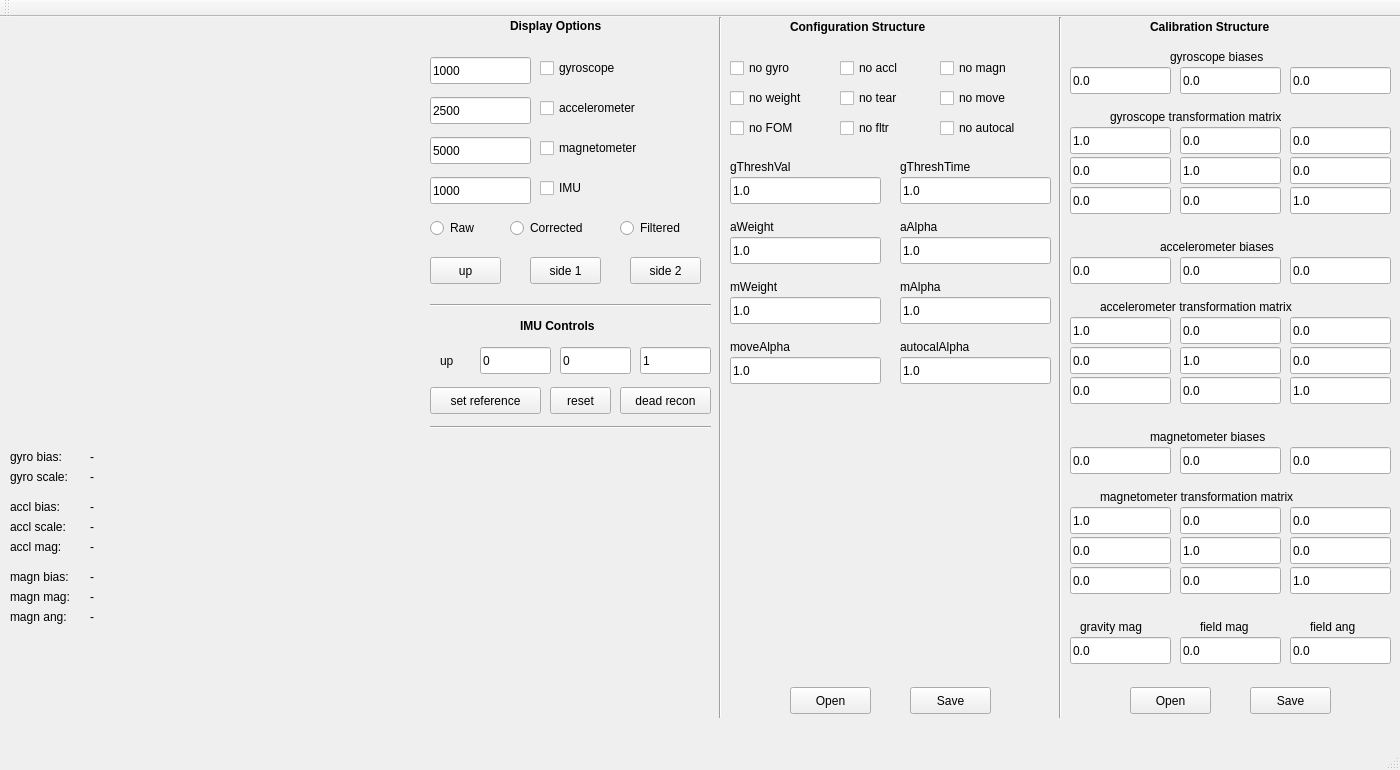
<?xml version="1.0" encoding="UTF-8"?>
<ui version="4.0">
 <class>windowGUI</class>
 <widget class="QMainWindow" name="windowGUI">
  <property name="geometry">
   <rect>
    <x>0</x>
    <y>0</y>
    <width>1400</width>
    <height>770</height>
   </rect>
  </property>
  <property name="font">
   <font>
    <weight>50</weight>
    <bold>false</bold>
   </font>
  </property>
  <property name="windowTitle">
   <string>Real Time Display Tool</string>
  </property>
  <widget class="QWidget" name="centralWidget">
   <widget class="QLineEdit" name="dispScaleGyro">
    <property name="geometry">
     <rect>
      <x>430</x>
      <y>40</y>
      <width>101</width>
      <height>27</height>
     </rect>
    </property>
    <property name="text">
     <string>1000</string>
    </property>
   </widget>
   <widget class="QLineEdit" name="dispScaleAccl">
    <property name="geometry">
     <rect>
      <x>430</x>
      <y>80</y>
      <width>101</width>
      <height>27</height>
     </rect>
    </property>
    <property name="text">
     <string>2500</string>
    </property>
   </widget>
   <widget class="QLineEdit" name="dispScaleMagn">
    <property name="geometry">
     <rect>
      <x>430</x>
      <y>120</y>
      <width>101</width>
      <height>27</height>
     </rect>
    </property>
    <property name="text">
     <string>5000</string>
    </property>
   </widget>
   <widget class="QLineEdit" name="dispScaleIMU">
    <property name="geometry">
     <rect>
      <x>430</x>
      <y>160</y>
      <width>101</width>
      <height>27</height>
     </rect>
    </property>
    <property name="text">
     <string>1000</string>
    </property>
   </widget>
   <widget class="QCheckBox" name="dispEnableGyro">
    <property name="geometry">
     <rect>
      <x>540</x>
      <y>40</y>
      <width>141</width>
      <height>22</height>
     </rect>
    </property>
    <property name="text">
     <string>gyroscope</string>
    </property>
   </widget>
   <widget class="QCheckBox" name="dispEnableAccl">
    <property name="geometry">
     <rect>
      <x>540</x>
      <y>80</y>
      <width>141</width>
      <height>22</height>
     </rect>
    </property>
    <property name="text">
     <string>accelerometer</string>
    </property>
   </widget>
   <widget class="Line" name="line_v1">
    <property name="geometry">
     <rect>
      <x>710</x>
      <y>0</y>
      <width>20</width>
      <height>701</height>
     </rect>
    </property>
    <property name="orientation">
     <enum>Qt::Vertical</enum>
    </property>
   </widget>
   <widget class="QCheckBox" name="dispEnableMagn">
    <property name="geometry">
     <rect>
      <x>540</x>
      <y>120</y>
      <width>141</width>
      <height>22</height>
     </rect>
    </property>
    <property name="text">
     <string>magnetometer</string>
    </property>
   </widget>
   <widget class="QCheckBox" name="dispEnableIMU">
    <property name="geometry">
     <rect>
      <x>540</x>
      <y>160</y>
      <width>141</width>
      <height>22</height>
     </rect>
    </property>
    <property name="text">
     <string>IMU</string>
    </property>
   </widget>
   <widget class="QLabel" name="labelDisplay">
    <property name="geometry">
     <rect>
      <x>510</x>
      <y>0</y>
      <width>121</width>
      <height>17</height>
     </rect>
    </property>
    <property name="font">
     <font>
      <weight>75</weight>
      <bold>true</bold>
     </font>
    </property>
    <property name="text">
     <string>Display Options</string>
    </property>
   </widget>
   <widget class="Line" name="line_h1">
    <property name="geometry">
     <rect>
      <x>430</x>
      <y>280</y>
      <width>281</width>
      <height>16</height>
     </rect>
    </property>
    <property name="orientation">
     <enum>Qt::Horizontal</enum>
    </property>
   </widget>
   <widget class="QLabel" name="labelControls">
    <property name="geometry">
     <rect>
      <x>520</x>
      <y>300</y>
      <width>121</width>
      <height>17</height>
     </rect>
    </property>
    <property name="font">
     <font>
      <weight>75</weight>
      <bold>true</bold>
     </font>
    </property>
    <property name="text">
     <string>IMU Controls</string>
    </property>
   </widget>
   <widget class="QCheckBox" name="noGyro">
    <property name="geometry">
     <rect>
      <x>730</x>
      <y>40</y>
      <width>97</width>
      <height>22</height>
     </rect>
    </property>
    <property name="text">
     <string>no gyro</string>
    </property>
   </widget>
   <widget class="QCheckBox" name="noAccl">
    <property name="geometry">
     <rect>
      <x>840</x>
      <y>40</y>
      <width>97</width>
      <height>22</height>
     </rect>
    </property>
    <property name="text">
     <string>no accl</string>
    </property>
   </widget>
   <widget class="QCheckBox" name="noMagn">
    <property name="geometry">
     <rect>
      <x>940</x>
      <y>40</y>
      <width>97</width>
      <height>22</height>
     </rect>
    </property>
    <property name="text">
     <string>no magn</string>
    </property>
   </widget>
   <widget class="QPushButton" name="viewUp">
    <property name="geometry">
     <rect>
      <x>430</x>
      <y>240</y>
      <width>71</width>
      <height>27</height>
     </rect>
    </property>
    <property name="text">
     <string>up</string>
    </property>
   </widget>
   <widget class="QPushButton" name="viewSide1">
    <property name="geometry">
     <rect>
      <x>530</x>
      <y>240</y>
      <width>71</width>
      <height>27</height>
     </rect>
    </property>
    <property name="text">
     <string>side 1</string>
    </property>
   </widget>
   <widget class="QPushButton" name="viewSide2">
    <property name="geometry">
     <rect>
      <x>630</x>
      <y>240</y>
      <width>71</width>
      <height>27</height>
     </rect>
    </property>
    <property name="text">
     <string>side 2</string>
    </property>
   </widget>
   <widget class="QLineEdit" name="up0">
    <property name="geometry">
     <rect>
      <x>480</x>
      <y>330</y>
      <width>71</width>
      <height>27</height>
     </rect>
    </property>
    <property name="text">
     <string>0</string>
    </property>
   </widget>
   <widget class="QLabel" name="labelUp">
    <property name="geometry">
     <rect>
      <x>440</x>
      <y>335</y>
      <width>31</width>
      <height>17</height>
     </rect>
    </property>
    <property name="font">
     <font>
      <weight>50</weight>
      <bold>false</bold>
     </font>
    </property>
    <property name="text">
     <string>up</string>
    </property>
   </widget>
   <widget class="QLineEdit" name="up1">
    <property name="geometry">
     <rect>
      <x>560</x>
      <y>330</y>
      <width>71</width>
      <height>27</height>
     </rect>
    </property>
    <property name="text">
     <string>0</string>
    </property>
   </widget>
   <widget class="QLineEdit" name="up2">
    <property name="geometry">
     <rect>
      <x>640</x>
      <y>330</y>
      <width>71</width>
      <height>27</height>
     </rect>
    </property>
    <property name="text">
     <string>1</string>
    </property>
   </widget>
   <widget class="QPushButton" name="selectReference">
    <property name="geometry">
     <rect>
      <x>430</x>
      <y>370</y>
      <width>111</width>
      <height>27</height>
     </rect>
    </property>
    <property name="text">
     <string>set reference</string>
    </property>
   </widget>
   <widget class="QPushButton" name="selectReset">
    <property name="geometry">
     <rect>
      <x>550</x>
      <y>370</y>
      <width>61</width>
      <height>27</height>
     </rect>
    </property>
    <property name="text">
     <string>reset</string>
    </property>
   </widget>
   <widget class="QPushButton" name="selectDeadRecon">
    <property name="geometry">
     <rect>
      <x>620</x>
      <y>370</y>
      <width>91</width>
      <height>27</height>
     </rect>
    </property>
    <property name="text">
     <string>dead recon</string>
    </property>
   </widget>
   <widget class="QLineEdit" name="gBias0">
    <property name="geometry">
     <rect>
      <x>1070</x>
      <y>50</y>
      <width>101</width>
      <height>27</height>
     </rect>
    </property>
    <property name="text">
     <string>0.0</string>
    </property>
   </widget>
   <widget class="QLineEdit" name="gBias1">
    <property name="geometry">
     <rect>
      <x>1180</x>
      <y>50</y>
      <width>101</width>
      <height>27</height>
     </rect>
    </property>
    <property name="text">
     <string>0.0</string>
    </property>
   </widget>
   <widget class="QLineEdit" name="gBias2">
    <property name="geometry">
     <rect>
      <x>1290</x>
      <y>50</y>
      <width>101</width>
      <height>27</height>
     </rect>
    </property>
    <property name="text">
     <string>0.0</string>
    </property>
   </widget>
   <widget class="QLineEdit" name="gMult1">
    <property name="geometry">
     <rect>
      <x>1180</x>
      <y>110</y>
      <width>101</width>
      <height>27</height>
     </rect>
    </property>
    <property name="text">
     <string>0.0</string>
    </property>
   </widget>
   <widget class="QLineEdit" name="gMult2">
    <property name="geometry">
     <rect>
      <x>1290</x>
      <y>110</y>
      <width>101</width>
      <height>27</height>
     </rect>
    </property>
    <property name="text">
     <string>0.0</string>
    </property>
   </widget>
   <widget class="QLineEdit" name="gMult0">
    <property name="geometry">
     <rect>
      <x>1070</x>
      <y>110</y>
      <width>101</width>
      <height>27</height>
     </rect>
    </property>
    <property name="text">
     <string>1.0</string>
    </property>
   </widget>
   <widget class="QLineEdit" name="gMult5">
    <property name="geometry">
     <rect>
      <x>1290</x>
      <y>140</y>
      <width>101</width>
      <height>27</height>
     </rect>
    </property>
    <property name="text">
     <string>0.0</string>
    </property>
   </widget>
   <widget class="QLineEdit" name="gMult3">
    <property name="geometry">
     <rect>
      <x>1070</x>
      <y>140</y>
      <width>101</width>
      <height>27</height>
     </rect>
    </property>
    <property name="text">
     <string>0.0</string>
    </property>
   </widget>
   <widget class="QLineEdit" name="gMult4">
    <property name="geometry">
     <rect>
      <x>1180</x>
      <y>140</y>
      <width>101</width>
      <height>27</height>
     </rect>
    </property>
    <property name="text">
     <string>1.0</string>
    </property>
   </widget>
   <widget class="QLineEdit" name="gMult8">
    <property name="geometry">
     <rect>
      <x>1290</x>
      <y>170</y>
      <width>101</width>
      <height>27</height>
     </rect>
    </property>
    <property name="text">
     <string>1.0</string>
    </property>
   </widget>
   <widget class="QLineEdit" name="gMult6">
    <property name="geometry">
     <rect>
      <x>1070</x>
      <y>170</y>
      <width>101</width>
      <height>27</height>
     </rect>
    </property>
    <property name="text">
     <string>0.0</string>
    </property>
   </widget>
   <widget class="QLineEdit" name="gMult7">
    <property name="geometry">
     <rect>
      <x>1180</x>
      <y>170</y>
      <width>101</width>
      <height>27</height>
     </rect>
    </property>
    <property name="text">
     <string>0.0</string>
    </property>
   </widget>
   <widget class="QLabel" name="labelCalib1">
    <property name="geometry">
     <rect>
      <x>1170</x>
      <y>30</y>
      <width>121</width>
      <height>20</height>
     </rect>
    </property>
    <property name="font">
     <font>
      <weight>50</weight>
      <bold>false</bold>
     </font>
    </property>
    <property name="text">
     <string>gyroscope biases</string>
    </property>
   </widget>
   <widget class="QLabel" name="labelCalib2">
    <property name="geometry">
     <rect>
      <x>1110</x>
      <y>90</y>
      <width>231</width>
      <height>20</height>
     </rect>
    </property>
    <property name="font">
     <font>
      <weight>50</weight>
      <bold>false</bold>
     </font>
    </property>
    <property name="text">
     <string>gyroscope transformation matrix</string>
    </property>
   </widget>
   <widget class="QLineEdit" name="aBias1">
    <property name="geometry">
     <rect>
      <x>1180</x>
      <y>240</y>
      <width>101</width>
      <height>27</height>
     </rect>
    </property>
    <property name="text">
     <string>0.0</string>
    </property>
   </widget>
   <widget class="QLineEdit" name="aMult2">
    <property name="geometry">
     <rect>
      <x>1290</x>
      <y>300</y>
      <width>101</width>
      <height>27</height>
     </rect>
    </property>
    <property name="text">
     <string>0.0</string>
    </property>
   </widget>
   <widget class="QLineEdit" name="aMult7">
    <property name="geometry">
     <rect>
      <x>1180</x>
      <y>360</y>
      <width>101</width>
      <height>27</height>
     </rect>
    </property>
    <property name="text">
     <string>0.0</string>
    </property>
   </widget>
   <widget class="QLineEdit" name="aMult1">
    <property name="geometry">
     <rect>
      <x>1180</x>
      <y>300</y>
      <width>101</width>
      <height>27</height>
     </rect>
    </property>
    <property name="text">
     <string>0.0</string>
    </property>
   </widget>
   <widget class="QLineEdit" name="aMult0">
    <property name="geometry">
     <rect>
      <x>1070</x>
      <y>300</y>
      <width>101</width>
      <height>27</height>
     </rect>
    </property>
    <property name="text">
     <string>1.0</string>
    </property>
   </widget>
   <widget class="QLineEdit" name="aMult3">
    <property name="geometry">
     <rect>
      <x>1070</x>
      <y>330</y>
      <width>101</width>
      <height>27</height>
     </rect>
    </property>
    <property name="text">
     <string>0.0</string>
    </property>
   </widget>
   <widget class="QLabel" name="labelCalib4">
    <property name="geometry">
     <rect>
      <x>1100</x>
      <y>280</y>
      <width>271</width>
      <height>20</height>
     </rect>
    </property>
    <property name="font">
     <font>
      <weight>50</weight>
      <bold>false</bold>
     </font>
    </property>
    <property name="text">
     <string>accelerometer transformation matrix</string>
    </property>
   </widget>
   <widget class="QLineEdit" name="aMult8">
    <property name="geometry">
     <rect>
      <x>1290</x>
      <y>360</y>
      <width>101</width>
      <height>27</height>
     </rect>
    </property>
    <property name="text">
     <string>1.0</string>
    </property>
   </widget>
   <widget class="QLineEdit" name="aBias2">
    <property name="geometry">
     <rect>
      <x>1290</x>
      <y>240</y>
      <width>101</width>
      <height>27</height>
     </rect>
    </property>
    <property name="text">
     <string>0.0</string>
    </property>
   </widget>
   <widget class="QLineEdit" name="aBias0">
    <property name="geometry">
     <rect>
      <x>1070</x>
      <y>240</y>
      <width>101</width>
      <height>27</height>
     </rect>
    </property>
    <property name="text">
     <string>0.0</string>
    </property>
   </widget>
   <widget class="QLineEdit" name="aMult5">
    <property name="geometry">
     <rect>
      <x>1290</x>
      <y>330</y>
      <width>101</width>
      <height>27</height>
     </rect>
    </property>
    <property name="text">
     <string>0.0</string>
    </property>
   </widget>
   <widget class="QLineEdit" name="aMult6">
    <property name="geometry">
     <rect>
      <x>1070</x>
      <y>360</y>
      <width>101</width>
      <height>27</height>
     </rect>
    </property>
    <property name="text">
     <string>0.0</string>
    </property>
   </widget>
   <widget class="QLabel" name="labelCalib3">
    <property name="geometry">
     <rect>
      <x>1160</x>
      <y>220</y>
      <width>161</width>
      <height>20</height>
     </rect>
    </property>
    <property name="font">
     <font>
      <weight>50</weight>
      <bold>false</bold>
     </font>
    </property>
    <property name="text">
     <string>accelerometer biases</string>
    </property>
   </widget>
   <widget class="QLineEdit" name="aMult4">
    <property name="geometry">
     <rect>
      <x>1180</x>
      <y>330</y>
      <width>101</width>
      <height>27</height>
     </rect>
    </property>
    <property name="text">
     <string>1.0</string>
    </property>
   </widget>
   <widget class="QLineEdit" name="mBias1">
    <property name="geometry">
     <rect>
      <x>1180</x>
      <y>430</y>
      <width>101</width>
      <height>27</height>
     </rect>
    </property>
    <property name="text">
     <string>0.0</string>
    </property>
   </widget>
   <widget class="QLineEdit" name="mMult3">
    <property name="geometry">
     <rect>
      <x>1070</x>
      <y>520</y>
      <width>101</width>
      <height>27</height>
     </rect>
    </property>
    <property name="text">
     <string>0.0</string>
    </property>
   </widget>
   <widget class="QLineEdit" name="mMult2">
    <property name="geometry">
     <rect>
      <x>1290</x>
      <y>490</y>
      <width>101</width>
      <height>27</height>
     </rect>
    </property>
    <property name="text">
     <string>0.0</string>
    </property>
   </widget>
   <widget class="QLineEdit" name="mMult6">
    <property name="geometry">
     <rect>
      <x>1070</x>
      <y>550</y>
      <width>101</width>
      <height>27</height>
     </rect>
    </property>
    <property name="text">
     <string>0.0</string>
    </property>
   </widget>
   <widget class="QLineEdit" name="mMult1">
    <property name="geometry">
     <rect>
      <x>1180</x>
      <y>490</y>
      <width>101</width>
      <height>27</height>
     </rect>
    </property>
    <property name="text">
     <string>0.0</string>
    </property>
   </widget>
   <widget class="QLabel" name="labelCalib6">
    <property name="geometry">
     <rect>
      <x>1100</x>
      <y>470</y>
      <width>261</width>
      <height>20</height>
     </rect>
    </property>
    <property name="font">
     <font>
      <weight>50</weight>
      <bold>false</bold>
     </font>
    </property>
    <property name="text">
     <string>magnetometer transformation matrix</string>
    </property>
   </widget>
   <widget class="QLineEdit" name="mBias0">
    <property name="geometry">
     <rect>
      <x>1070</x>
      <y>430</y>
      <width>101</width>
      <height>27</height>
     </rect>
    </property>
    <property name="text">
     <string>0.0</string>
    </property>
   </widget>
   <widget class="QLineEdit" name="mMult0">
    <property name="geometry">
     <rect>
      <x>1070</x>
      <y>490</y>
      <width>101</width>
      <height>27</height>
     </rect>
    </property>
    <property name="text">
     <string>1.0</string>
    </property>
   </widget>
   <widget class="QLineEdit" name="mBias2">
    <property name="geometry">
     <rect>
      <x>1290</x>
      <y>430</y>
      <width>101</width>
      <height>27</height>
     </rect>
    </property>
    <property name="text">
     <string>0.0</string>
    </property>
   </widget>
   <widget class="QLineEdit" name="mMult4">
    <property name="geometry">
     <rect>
      <x>1180</x>
      <y>520</y>
      <width>101</width>
      <height>27</height>
     </rect>
    </property>
    <property name="text">
     <string>1.0</string>
    </property>
   </widget>
   <widget class="QLabel" name="labelCalib5">
    <property name="geometry">
     <rect>
      <x>1150</x>
      <y>410</y>
      <width>151</width>
      <height>20</height>
     </rect>
    </property>
    <property name="font">
     <font>
      <weight>50</weight>
      <bold>false</bold>
     </font>
    </property>
    <property name="text">
     <string>magnetometer biases</string>
    </property>
   </widget>
   <widget class="QLineEdit" name="mMult8">
    <property name="geometry">
     <rect>
      <x>1290</x>
      <y>550</y>
      <width>101</width>
      <height>27</height>
     </rect>
    </property>
    <property name="text">
     <string>1.0</string>
    </property>
   </widget>
   <widget class="QLineEdit" name="mMult5">
    <property name="geometry">
     <rect>
      <x>1290</x>
      <y>520</y>
      <width>101</width>
      <height>27</height>
     </rect>
    </property>
    <property name="text">
     <string>0.0</string>
    </property>
   </widget>
   <widget class="QLineEdit" name="mMult7">
    <property name="geometry">
     <rect>
      <x>1180</x>
      <y>550</y>
      <width>101</width>
      <height>27</height>
     </rect>
    </property>
    <property name="text">
     <string>0.0</string>
    </property>
   </widget>
   <widget class="Line" name="line_h2">
    <property name="geometry">
     <rect>
      <x>430</x>
      <y>400</y>
      <width>281</width>
      <height>20</height>
     </rect>
    </property>
    <property name="orientation">
     <enum>Qt::Horizontal</enum>
    </property>
   </widget>
   <widget class="QLineEdit" name="gMag">
    <property name="geometry">
     <rect>
      <x>1180</x>
      <y>620</y>
      <width>101</width>
      <height>27</height>
     </rect>
    </property>
    <property name="text">
     <string>0.0</string>
    </property>
   </widget>
   <widget class="QLineEdit" name="aMag">
    <property name="geometry">
     <rect>
      <x>1070</x>
      <y>620</y>
      <width>101</width>
      <height>27</height>
     </rect>
    </property>
    <property name="text">
     <string>0.0</string>
    </property>
   </widget>
   <widget class="QLabel" name="labelCalib7">
    <property name="geometry">
     <rect>
      <x>1080</x>
      <y>600</y>
      <width>81</width>
      <height>20</height>
     </rect>
    </property>
    <property name="font">
     <font>
      <weight>50</weight>
      <bold>false</bold>
     </font>
    </property>
    <property name="text">
     <string>gravity mag</string>
    </property>
   </widget>
   <widget class="QLineEdit" name="gAng">
    <property name="geometry">
     <rect>
      <x>1290</x>
      <y>620</y>
      <width>101</width>
      <height>27</height>
     </rect>
    </property>
    <property name="text">
     <string>0.0</string>
    </property>
   </widget>
   <widget class="QLabel" name="labelCalib8">
    <property name="geometry">
     <rect>
      <x>1200</x>
      <y>600</y>
      <width>71</width>
      <height>20</height>
     </rect>
    </property>
    <property name="font">
     <font>
      <weight>50</weight>
      <bold>false</bold>
     </font>
    </property>
    <property name="text">
     <string>field mag</string>
    </property>
   </widget>
   <widget class="QLabel" name="labelCalib9">
    <property name="geometry">
     <rect>
      <x>1310</x>
      <y>600</y>
      <width>71</width>
      <height>20</height>
     </rect>
    </property>
    <property name="font">
     <font>
      <weight>50</weight>
      <bold>false</bold>
     </font>
    </property>
    <property name="text">
     <string>field ang</string>
    </property>
   </widget>
   <widget class="QLabel" name="labelConfig1">
    <property name="geometry">
     <rect>
      <x>730</x>
      <y>140</y>
      <width>121</width>
      <height>20</height>
     </rect>
    </property>
    <property name="font">
     <font>
      <weight>50</weight>
      <bold>false</bold>
     </font>
    </property>
    <property name="text">
     <string>gThreshVal</string>
    </property>
   </widget>
   <widget class="QLabel" name="labelConfig">
    <property name="geometry">
     <rect>
      <x>790</x>
      <y>0</y>
      <width>171</width>
      <height>20</height>
     </rect>
    </property>
    <property name="font">
     <font>
      <weight>75</weight>
      <bold>true</bold>
     </font>
    </property>
    <property name="text">
     <string>Configuration Structure</string>
    </property>
   </widget>
   <widget class="Line" name="line_v2">
    <property name="geometry">
     <rect>
      <x>1050</x>
      <y>0</y>
      <width>20</width>
      <height>701</height>
     </rect>
    </property>
    <property name="orientation">
     <enum>Qt::Vertical</enum>
    </property>
   </widget>
   <widget class="QLabel" name="labelGyroBias">
    <property name="geometry">
     <rect>
      <x>10</x>
      <y>430</y>
      <width>81</width>
      <height>20</height>
     </rect>
    </property>
    <property name="font">
     <font>
      <weight>50</weight>
      <bold>false</bold>
     </font>
    </property>
    <property name="text">
     <string>gyro bias:</string>
    </property>
   </widget>
   <widget class="QLabel" name="labelGyroScale">
    <property name="geometry">
     <rect>
      <x>10</x>
      <y>450</y>
      <width>81</width>
      <height>20</height>
     </rect>
    </property>
    <property name="font">
     <font>
      <weight>50</weight>
      <bold>false</bold>
     </font>
    </property>
    <property name="text">
     <string>gyro scale:</string>
    </property>
   </widget>
   <widget class="QLabel" name="labelAcclScale">
    <property name="geometry">
     <rect>
      <x>10</x>
      <y>500</y>
      <width>81</width>
      <height>20</height>
     </rect>
    </property>
    <property name="font">
     <font>
      <weight>50</weight>
      <bold>false</bold>
     </font>
    </property>
    <property name="text">
     <string>accl scale:</string>
    </property>
   </widget>
   <widget class="QLabel" name="labelAcclBias">
    <property name="geometry">
     <rect>
      <x>10</x>
      <y>480</y>
      <width>81</width>
      <height>20</height>
     </rect>
    </property>
    <property name="font">
     <font>
      <weight>50</weight>
      <bold>false</bold>
     </font>
    </property>
    <property name="text">
     <string>accl bias:</string>
    </property>
   </widget>
   <widget class="QLabel" name="labelMagnBias">
    <property name="geometry">
     <rect>
      <x>10</x>
      <y>550</y>
      <width>81</width>
      <height>20</height>
     </rect>
    </property>
    <property name="font">
     <font>
      <weight>50</weight>
      <bold>false</bold>
     </font>
    </property>
    <property name="text">
     <string>magn bias:</string>
    </property>
   </widget>
   <widget class="QLabel" name="labelAcclMag">
    <property name="geometry">
     <rect>
      <x>10</x>
      <y>520</y>
      <width>81</width>
      <height>20</height>
     </rect>
    </property>
    <property name="font">
     <font>
      <weight>50</weight>
      <bold>false</bold>
     </font>
    </property>
    <property name="text">
     <string>accl mag:</string>
    </property>
   </widget>
   <widget class="QLabel" name="labelMagnMag">
    <property name="geometry">
     <rect>
      <x>10</x>
      <y>570</y>
      <width>81</width>
      <height>20</height>
     </rect>
    </property>
    <property name="font">
     <font>
      <weight>50</weight>
      <bold>false</bold>
     </font>
    </property>
    <property name="text">
     <string>magn mag:</string>
    </property>
   </widget>
   <widget class="QLabel" name="labelMagnAng">
    <property name="geometry">
     <rect>
      <x>10</x>
      <y>590</y>
      <width>81</width>
      <height>20</height>
     </rect>
    </property>
    <property name="font">
     <font>
      <weight>50</weight>
      <bold>false</bold>
     </font>
    </property>
    <property name="text">
     <string>magn ang:</string>
    </property>
   </widget>
   <widget class="QLabel" name="textMagnBias">
    <property name="geometry">
     <rect>
      <x>90</x>
      <y>550</y>
      <width>191</width>
      <height>20</height>
     </rect>
    </property>
    <property name="font">
     <font>
      <weight>50</weight>
      <bold>false</bold>
     </font>
    </property>
    <property name="text">
     <string>-</string>
    </property>
   </widget>
   <widget class="QLabel" name="textAcclMag">
    <property name="geometry">
     <rect>
      <x>90</x>
      <y>520</y>
      <width>191</width>
      <height>20</height>
     </rect>
    </property>
    <property name="font">
     <font>
      <weight>50</weight>
      <bold>false</bold>
     </font>
    </property>
    <property name="text">
     <string>-</string>
    </property>
   </widget>
   <widget class="QLabel" name="textGyroScale">
    <property name="geometry">
     <rect>
      <x>90</x>
      <y>450</y>
      <width>191</width>
      <height>20</height>
     </rect>
    </property>
    <property name="font">
     <font>
      <weight>50</weight>
      <bold>false</bold>
     </font>
    </property>
    <property name="text">
     <string>-</string>
    </property>
   </widget>
   <widget class="QLabel" name="textAcclScale">
    <property name="geometry">
     <rect>
      <x>90</x>
      <y>500</y>
      <width>191</width>
      <height>20</height>
     </rect>
    </property>
    <property name="font">
     <font>
      <weight>50</weight>
      <bold>false</bold>
     </font>
    </property>
    <property name="text">
     <string>-</string>
    </property>
   </widget>
   <widget class="QLabel" name="textAcclBias">
    <property name="geometry">
     <rect>
      <x>90</x>
      <y>480</y>
      <width>191</width>
      <height>20</height>
     </rect>
    </property>
    <property name="font">
     <font>
      <weight>50</weight>
      <bold>false</bold>
     </font>
    </property>
    <property name="text">
     <string>-</string>
    </property>
   </widget>
   <widget class="QLabel" name="textMagnMag">
    <property name="geometry">
     <rect>
      <x>90</x>
      <y>570</y>
      <width>191</width>
      <height>20</height>
     </rect>
    </property>
    <property name="font">
     <font>
      <weight>50</weight>
      <bold>false</bold>
     </font>
    </property>
    <property name="text">
     <string>-</string>
    </property>
   </widget>
   <widget class="QLabel" name="textMagnAng">
    <property name="geometry">
     <rect>
      <x>90</x>
      <y>590</y>
      <width>191</width>
      <height>20</height>
     </rect>
    </property>
    <property name="font">
     <font>
      <weight>50</weight>
      <bold>false</bold>
     </font>
    </property>
    <property name="text">
     <string>-</string>
    </property>
   </widget>
   <widget class="QLabel" name="textGyroBias">
    <property name="geometry">
     <rect>
      <x>90</x>
      <y>430</y>
      <width>191</width>
      <height>20</height>
     </rect>
    </property>
    <property name="font">
     <font>
      <weight>50</weight>
      <bold>false</bold>
     </font>
    </property>
    <property name="text">
     <string>-</string>
    </property>
   </widget>
   <widget class="GLWidget" name="widget" native="true">
    <property name="geometry">
     <rect>
      <x>10</x>
      <y>0</y>
      <width>411</width>
      <height>411</height>
     </rect>
    </property>
   </widget>
   <widget class="QLabel" name="labelConfig_2">
    <property name="geometry">
     <rect>
      <x>1150</x>
      <y>0</y>
      <width>151</width>
      <height>20</height>
     </rect>
    </property>
    <property name="font">
     <font>
      <weight>75</weight>
      <bold>true</bold>
     </font>
    </property>
    <property name="text">
     <string>Calibration Structure</string>
    </property>
   </widget>
   <widget class="QPushButton" name="calibOpen">
    <property name="geometry">
     <rect>
      <x>1130</x>
      <y>670</y>
      <width>81</width>
      <height>27</height>
     </rect>
    </property>
    <property name="text">
     <string>Open</string>
    </property>
   </widget>
   <widget class="QPushButton" name="calibSave">
    <property name="geometry">
     <rect>
      <x>1250</x>
      <y>670</y>
      <width>81</width>
      <height>27</height>
     </rect>
    </property>
    <property name="text">
     <string>Save</string>
    </property>
   </widget>
   <widget class="QCheckBox" name="noWeight">
    <property name="geometry">
     <rect>
      <x>730</x>
      <y>70</y>
      <width>97</width>
      <height>22</height>
     </rect>
    </property>
    <property name="text">
     <string>no weight</string>
    </property>
   </widget>
   <widget class="QCheckBox" name="noTear">
    <property name="geometry">
     <rect>
      <x>840</x>
      <y>70</y>
      <width>97</width>
      <height>22</height>
     </rect>
    </property>
    <property name="text">
     <string>no tear</string>
    </property>
   </widget>
   <widget class="QCheckBox" name="noMove">
    <property name="geometry">
     <rect>
      <x>940</x>
      <y>70</y>
      <width>97</width>
      <height>22</height>
     </rect>
    </property>
    <property name="text">
     <string>no move</string>
    </property>
   </widget>
   <widget class="QCheckBox" name="noAutocal">
    <property name="geometry">
     <rect>
      <x>940</x>
      <y>100</y>
      <width>101</width>
      <height>22</height>
     </rect>
    </property>
    <property name="text">
     <string>no autocal</string>
    </property>
   </widget>
   <widget class="QCheckBox" name="noFOM">
    <property name="geometry">
     <rect>
      <x>730</x>
      <y>100</y>
      <width>101</width>
      <height>22</height>
     </rect>
    </property>
    <property name="text">
     <string>no FOM</string>
    </property>
   </widget>
   <widget class="QCheckBox" name="noFltr">
    <property name="geometry">
     <rect>
      <x>840</x>
      <y>100</y>
      <width>91</width>
      <height>22</height>
     </rect>
    </property>
    <property name="text">
     <string>no fltr</string>
    </property>
   </widget>
   <widget class="QLineEdit" name="gThreshVal">
    <property name="geometry">
     <rect>
      <x>730</x>
      <y>160</y>
      <width>151</width>
      <height>27</height>
     </rect>
    </property>
    <property name="text">
     <string>1.0</string>
    </property>
   </widget>
   <widget class="QLineEdit" name="gThreshTime">
    <property name="geometry">
     <rect>
      <x>900</x>
      <y>160</y>
      <width>151</width>
      <height>27</height>
     </rect>
    </property>
    <property name="text">
     <string>1.0</string>
    </property>
   </widget>
   <widget class="QLabel" name="labelConfig2">
    <property name="geometry">
     <rect>
      <x>900</x>
      <y>140</y>
      <width>121</width>
      <height>20</height>
     </rect>
    </property>
    <property name="font">
     <font>
      <weight>50</weight>
      <bold>false</bold>
     </font>
    </property>
    <property name="text">
     <string>gThreshTime</string>
    </property>
   </widget>
   <widget class="QLabel" name="labelConfig4">
    <property name="geometry">
     <rect>
      <x>900</x>
      <y>200</y>
      <width>121</width>
      <height>20</height>
     </rect>
    </property>
    <property name="font">
     <font>
      <weight>50</weight>
      <bold>false</bold>
     </font>
    </property>
    <property name="text">
     <string>aAlpha</string>
    </property>
   </widget>
   <widget class="QLabel" name="labelConfig3">
    <property name="geometry">
     <rect>
      <x>730</x>
      <y>200</y>
      <width>121</width>
      <height>20</height>
     </rect>
    </property>
    <property name="font">
     <font>
      <weight>50</weight>
      <bold>false</bold>
     </font>
    </property>
    <property name="text">
     <string>aWeight</string>
    </property>
   </widget>
   <widget class="QLineEdit" name="aWeight">
    <property name="geometry">
     <rect>
      <x>730</x>
      <y>220</y>
      <width>151</width>
      <height>27</height>
     </rect>
    </property>
    <property name="text">
     <string>1.0</string>
    </property>
   </widget>
   <widget class="QLineEdit" name="aAlpha">
    <property name="geometry">
     <rect>
      <x>900</x>
      <y>220</y>
      <width>151</width>
      <height>27</height>
     </rect>
    </property>
    <property name="text">
     <string>1.0</string>
    </property>
   </widget>
   <widget class="QLineEdit" name="mAlpha">
    <property name="geometry">
     <rect>
      <x>900</x>
      <y>280</y>
      <width>151</width>
      <height>27</height>
     </rect>
    </property>
    <property name="text">
     <string>1.0</string>
    </property>
   </widget>
   <widget class="QLabel" name="labelConfig6">
    <property name="geometry">
     <rect>
      <x>900</x>
      <y>260</y>
      <width>121</width>
      <height>20</height>
     </rect>
    </property>
    <property name="font">
     <font>
      <weight>50</weight>
      <bold>false</bold>
     </font>
    </property>
    <property name="text">
     <string>mAlpha</string>
    </property>
   </widget>
   <widget class="QLineEdit" name="mWeight">
    <property name="geometry">
     <rect>
      <x>730</x>
      <y>280</y>
      <width>151</width>
      <height>27</height>
     </rect>
    </property>
    <property name="text">
     <string>1.0</string>
    </property>
   </widget>
   <widget class="QLabel" name="labelConfig5">
    <property name="geometry">
     <rect>
      <x>730</x>
      <y>260</y>
      <width>121</width>
      <height>20</height>
     </rect>
    </property>
    <property name="font">
     <font>
      <weight>50</weight>
      <bold>false</bold>
     </font>
    </property>
    <property name="text">
     <string>mWeight</string>
    </property>
   </widget>
   <widget class="QLineEdit" name="autocalAlpha">
    <property name="geometry">
     <rect>
      <x>900</x>
      <y>340</y>
      <width>151</width>
      <height>27</height>
     </rect>
    </property>
    <property name="text">
     <string>1.0</string>
    </property>
   </widget>
   <widget class="QLabel" name="labelConfig8">
    <property name="geometry">
     <rect>
      <x>900</x>
      <y>320</y>
      <width>121</width>
      <height>20</height>
     </rect>
    </property>
    <property name="font">
     <font>
      <weight>50</weight>
      <bold>false</bold>
     </font>
    </property>
    <property name="text">
     <string>autocalAlpha</string>
    </property>
   </widget>
   <widget class="QPushButton" name="configSave">
    <property name="geometry">
     <rect>
      <x>910</x>
      <y>670</y>
      <width>81</width>
      <height>27</height>
     </rect>
    </property>
    <property name="text">
     <string>Save</string>
    </property>
   </widget>
   <widget class="QPushButton" name="configOpen">
    <property name="geometry">
     <rect>
      <x>790</x>
      <y>670</y>
      <width>81</width>
      <height>27</height>
     </rect>
    </property>
    <property name="text">
     <string>Open</string>
    </property>
   </widget>
   <widget class="QRadioButton" name="dispVectRaw">
    <property name="geometry">
     <rect>
      <x>430</x>
      <y>200</y>
      <width>81</width>
      <height>22</height>
     </rect>
    </property>
    <property name="text">
     <string>Raw</string>
    </property>
   </widget>
   <widget class="QRadioButton" name="dispVectCor">
    <property name="geometry">
     <rect>
      <x>510</x>
      <y>200</y>
      <width>111</width>
      <height>22</height>
     </rect>
    </property>
    <property name="text">
     <string>Corrected</string>
    </property>
   </widget>
   <widget class="QRadioButton" name="dispVectFltr">
    <property name="geometry">
     <rect>
      <x>620</x>
      <y>200</y>
      <width>81</width>
      <height>22</height>
     </rect>
    </property>
    <property name="text">
     <string>Filtered</string>
    </property>
   </widget>
   <widget class="QLabel" name="labelConfig7">
    <property name="geometry">
     <rect>
      <x>730</x>
      <y>320</y>
      <width>121</width>
      <height>20</height>
     </rect>
    </property>
    <property name="font">
     <font>
      <weight>50</weight>
      <bold>false</bold>
     </font>
    </property>
    <property name="text">
     <string>moveAlpha</string>
    </property>
   </widget>
   <widget class="QLineEdit" name="moveAlpha">
    <property name="geometry">
     <rect>
      <x>730</x>
      <y>340</y>
      <width>151</width>
      <height>27</height>
     </rect>
    </property>
    <property name="text">
     <string>1.0</string>
    </property>
   </widget>
  </widget>
  <widget class="QMenuBar" name="menuBar">
   <property name="geometry">
    <rect>
     <x>0</x>
     <y>0</y>
     <width>1400</width>
     <height>25</height>
    </rect>
   </property>
  </widget>
  <widget class="QToolBar" name="mainToolBar">
   <attribute name="toolBarArea">
    <enum>TopToolBarArea</enum>
   </attribute>
   <attribute name="toolBarBreak">
    <bool>false</bool>
   </attribute>
  </widget>
  <widget class="QStatusBar" name="statusBar"/>
 </widget>
 <layoutdefault spacing="6" margin="11"/>
 <customwidgets>
  <customwidget>
   <class>GLWidget</class>
   <extends>QWidget</extends>
   <header>glWidget.h</header>
   <container>1</container>
  </customwidget>
 </customwidgets>
 <resources/>
 <connections/>
</ui>
